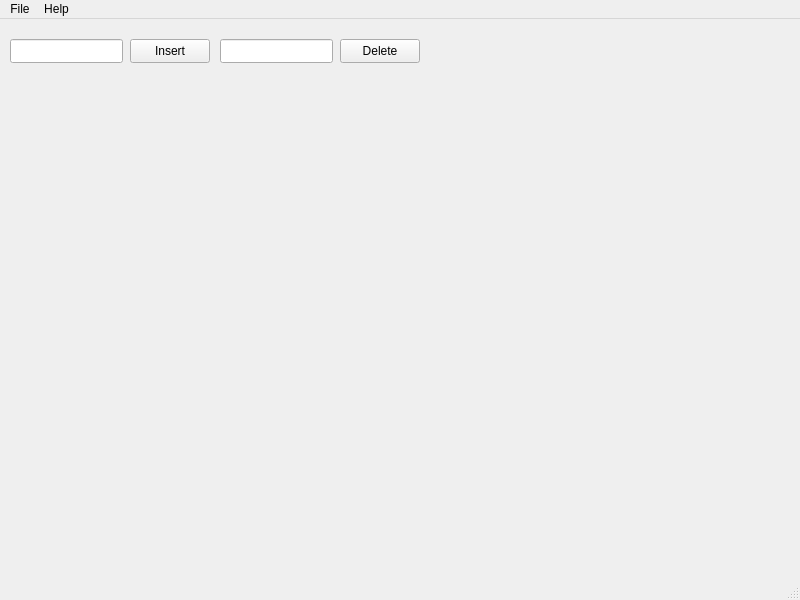
<?xml version="1.0" encoding="UTF-8"?>
<ui version="4.0">
 <class>MainWindow</class>
 <widget class="QMainWindow" name="MainWindow">
  <property name="geometry">
   <rect>
    <x>0</x>
    <y>0</y>
    <width>800</width>
    <height>600</height>
   </rect>
  </property>
  <property name="windowTitle">
   <string>MainWindow</string>
  </property>
  <widget class="QWidget" name="centralwidget">
   <widget class="QLineEdit" name="lineEdit_Insert">
    <property name="geometry">
     <rect>
      <x>10</x>
      <y>20</y>
      <width>113</width>
      <height>24</height>
     </rect>
    </property>
   </widget>
   <widget class="QPushButton" name="pushButton_Insert">
    <property name="geometry">
     <rect>
      <x>130</x>
      <y>20</y>
      <width>80</width>
      <height>24</height>
     </rect>
    </property>
    <property name="text">
     <string>Insert</string>
    </property>
   </widget>
   <widget class="QLineEdit" name="lineEdit_Delete">
    <property name="geometry">
     <rect>
      <x>220</x>
      <y>20</y>
      <width>113</width>
      <height>24</height>
     </rect>
    </property>
    <property name="text">
     <string/>
    </property>
   </widget>
   <widget class="QPushButton" name="pushButton_Delete">
    <property name="geometry">
     <rect>
      <x>340</x>
      <y>20</y>
      <width>80</width>
      <height>24</height>
     </rect>
    </property>
    <property name="text">
     <string>Delete</string>
    </property>
   </widget>
  </widget>
  <widget class="QMenuBar" name="menubar">
   <property name="geometry">
    <rect>
     <x>0</x>
     <y>0</y>
     <width>800</width>
     <height>21</height>
    </rect>
   </property>
   <widget class="QMenu" name="menuFile">
    <property name="title">
     <string>File</string>
    </property>
    <addaction name="actionInsert_file"/>
    <addaction name="actionExit"/>
   </widget>
   <widget class="QMenu" name="menuHelp">
    <property name="title">
     <string>Help</string>
    </property>
    <addaction name="actionAbout"/>
    <addaction name="actionHelp"/>
   </widget>
   <addaction name="menuFile"/>
   <addaction name="menuHelp"/>
  </widget>
  <widget class="QStatusBar" name="statusbar"/>
  <action name="actionInsert_file">
   <property name="text">
    <string>Insert file</string>
   </property>
  </action>
  <action name="actionExit">
   <property name="text">
    <string>Exit</string>
   </property>
  </action>
  <action name="actionAbout">
   <property name="text">
    <string>About</string>
   </property>
  </action>
  <action name="actionHelp">
   <property name="text">
    <string>Help</string>
   </property>
  </action>
 </widget>
 <resources/>
 <connections/>
</ui>
